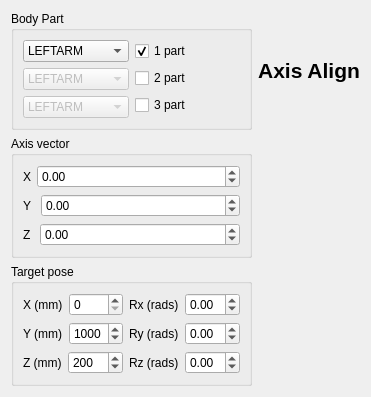
       <widget class="QWidget" name="Pagina_AxisAlign">
        <attribute name="title">
         <string>Axis Align</string>
        </attribute>
        <layout class="QGridLayout" name="gridLayout_5">
         <item row="0" column="0">
          <widget class="QGroupBox" name="groupBox_4">
           <property name="title">
            <string>Body Part</string>
           </property>
           <layout class="QVBoxLayout" name="verticalLayout_7">
            <item>
             <layout class="QHBoxLayout" name="AxisAlign_Layout3">
              <item>
               <layout class="QVBoxLayout" name="AxisAlign_Layout5">
                <item>
                 <widget class="QComboBox" name="partBox1_AxisAlign">
                  <item>
                   <property name="text">
                    <string>LEFTARM</string>
                   </property>
                  </item>
                  <item>
                   <property name="text">
                    <string>RIGHTARM</string>
                   </property>
                  </item>
                  <item>
                   <property name="text">
                    <string>HEAD</string>
                   </property>
                  </item>
                 </widget>
                </item>
                <item>
                 <widget class="QComboBox" name="partBox2_AxisAlign">
                  <property name="enabled">
                   <bool>false</bool>
                  </property>
                  <item>
                   <property name="text">
                    <string>LEFTARM</string>
                   </property>
                  </item>
                  <item>
                   <property name="text">
                    <string>RIGHTARM</string>
                   </property>
                  </item>
                  <item>
                   <property name="text">
                    <string>HEAD</string>
                   </property>
                  </item>
                 </widget>
                </item>
                <item>
                 <widget class="QComboBox" name="partBox3_AxisAlign">
                  <property name="enabled">
                   <bool>false</bool>
                  </property>
                  <item>
                   <property name="text">
                    <string>LEFTARM</string>
                   </property>
                  </item>
                  <item>
                   <property name="text">
                    <string>RIGHTARM</string>
                   </property>
                  </item>
                  <item>
                   <property name="text">
                    <string>HEAD</string>
                   </property>
                  </item>
                 </widget>
                </item>
               </layout>
              </item>
              <item>
               <layout class="QVBoxLayout" name="AxisAlign_Layout4">
                <item>
                 <widget class="QCheckBox" name="Part1_AxisAlign">
                  <property name="text">
                   <string>1 part</string>
                  </property>
                  <property name="checked">
                   <bool>true</bool>
                  </property>
                 </widget>
                </item>
                <item>
                 <widget class="QCheckBox" name="Part2_AxisAlign">
                  <property name="text">
                   <string>2 part</string>
                  </property>
                  <property name="checked">
                   <bool>false</bool>
                  </property>
                 </widget>
                </item>
                <item>
                 <widget class="QCheckBox" name="Part3_AxisAlign">
                  <property name="text">
                   <string>3 part</string>
                  </property>
                  <property name="checked">
                   <bool>false</bool>
                  </property>
                 </widget>
                </item>
               </layout>
              </item>
             </layout>
            </item>
           </layout>
          </widget>
         </item>
         <item row="0" column="1">
          <widget class="QLabel" name="label25">
           <property name="font">
            <font>
             <pointsize>16</pointsize>
             <weight>75</weight>
             <bold>true</bold>
             <underline>false</underline>
            </font>
           </property>
           <property name="text">
            <string>Axis Align</string>
           </property>
           <property name="alignment">
            <set>Qt::AlignCenter</set>
           </property>
          </widget>
         </item>
         <item row="1" column="0">
          <widget class="QGroupBox" name="groupBox_3">
           <property name="title">
            <string>Axis vector</string>
           </property>
           <layout class="QVBoxLayout" name="verticalLayout_6">
            <item>
             <layout class="QVBoxLayout" name="verticalLayout_5">
              <item>
               <layout class="QFormLayout" name="AxisAlign_Layout11">
                <property name="fieldGrowthPolicy">
                 <enum>QFormLayout::AllNonFixedFieldsGrow</enum>
                </property>
                <item row="0" column="0">
                 <widget class="QLabel" name="label22">
                  <property name="text">
                   <string>X</string>
                  </property>
                 </widget>
                </item>
                <item row="0" column="1">
                 <widget class="QDoubleSpinBox" name="TipAxis_X">
                  <property name="minimum">
                   <double>-1.000000000000000</double>
                  </property>
                  <property name="maximum">
                   <double>1.000000000000000</double>
                  </property>
                 </widget>
                </item>
               </layout>
              </item>
              <item>
               <layout class="QFormLayout" name="AxisAlign_Layout10">
                <item row="0" column="0">
                 <widget class="QLabel" name="label23">
                  <property name="text">
                   <string>Y </string>
                  </property>
                 </widget>
                </item>
                <item row="0" column="1">
                 <widget class="QDoubleSpinBox" name="TipAxis_Y">
                  <property name="minimum">
                   <double>-1.000000000000000</double>
                  </property>
                  <property name="maximum">
                   <double>1.000000000000000</double>
                  </property>
                 </widget>
                </item>
               </layout>
              </item>
              <item>
               <layout class="QFormLayout" name="AxisAlign_Layout9">
                <item row="0" column="0">
                 <widget class="QLabel" name="label21">
                  <property name="text">
                   <string>Z </string>
                  </property>
                 </widget>
                </item>
                <item row="0" column="1">
                 <widget class="QDoubleSpinBox" name="TipAxis_Z">
                  <property name="minimum">
                   <double>-1.000000000000000</double>
                  </property>
                  <property name="maximum">
                   <double>1.000000000000000</double>
                  </property>
                 </widget>
                </item>
               </layout>
              </item>
             </layout>
            </item>
           </layout>
          </widget>
         </item>
         <item row="2" column="0">
          <widget class="QGroupBox" name="groupBox_2">
           <property name="title">
            <string>Target pose</string>
           </property>
           <layout class="QVBoxLayout" name="verticalLayout_4">
            <item>
             <layout class="QHBoxLayout" name="horizontalLayout">
              <item>
               <layout class="QVBoxLayout" name="verticalLayout_2">
                <item>
                 <layout class="QFormLayout" name="formLayout_2">
                  <item row="0" column="0">
                   <widget class="QLabel" name="label_2">
                    <property name="text">
                     <string>X (mm)</string>
                    </property>
                   </widget>
                  </item>
                  <item row="0" column="1">
                   <widget class="QSpinBox" name="axisAlignXSB">
                    <property name="maximum">
                     <number>3000</number>
                    </property>
                   </widget>
                  </item>
                 </layout>
                </item>
                <item>
                 <layout class="QFormLayout" name="formLayout_3">
                  <property name="fieldGrowthPolicy">
                   <enum>QFormLayout::AllNonFixedFieldsGrow</enum>
                  </property>
                  <item row="0" column="1">
                   <widget class="QSpinBox" name="axisAlignYSB">
                    <property name="maximum">
                     <number>3000</number>
                    </property>
                    <property name="value">
                     <number>1000</number>
                    </property>
                   </widget>
                  </item>
                  <item row="0" column="0">
                   <widget class="QLabel" name="label_3">
                    <property name="text">
                     <string>Y (mm)</string>
                    </property>
                   </widget>
                  </item>
                 </layout>
                </item>
                <item>
                 <layout class="QFormLayout" name="formLayout_4">
                  <property name="fieldGrowthPolicy">
                   <enum>QFormLayout::AllNonFixedFieldsGrow</enum>
                  </property>
                  <item row="0" column="1">
                   <widget class="QSpinBox" name="axisAlignZSB">
                    <property name="maximum">
                     <number>3000</number>
                    </property>
                    <property name="value">
                     <number>200</number>
                    </property>
                   </widget>
                  </item>
                  <item row="0" column="0">
                   <widget class="QLabel" name="label_4">
                    <property name="text">
                     <string>Z (mm)</string>
                    </property>
                   </widget>
                  </item>
                 </layout>
                </item>
               </layout>
              </item>
              <item>
               <layout class="QVBoxLayout" name="verticalLayout_3">
                <item>
                 <layout class="QFormLayout" name="formLayout_5">
                  <item row="0" column="0">
                   <widget class="QLabel" name="label_5">
                    <property name="text">
                     <string>Rx (rads)</string>
                    </property>
                   </widget>
                  </item>
                  <item row="0" column="1">
                   <widget class="QDoubleSpinBox" name="axisAlignRXSB">
                    <property name="minimum">
                     <double>-4.000000000000000</double>
                    </property>
                    <property name="maximum">
                     <double>4.000000000000000</double>
                    </property>
                    <property name="singleStep">
                     <double>0.100000000000000</double>
                    </property>
                   </widget>
                  </item>
                 </layout>
                </item>
                <item>
                 <layout class="QFormLayout" name="formLayout_6">
                  <item row="0" column="0">
                   <widget class="QLabel" name="label_6">
                    <property name="text">
                     <string>Ry (rads)</string>
                    </property>
                   </widget>
                  </item>
                  <item row="0" column="1">
                   <widget class="QDoubleSpinBox" name="axisAlignRYSB">
                    <property name="minimum">
                     <double>-4.000000000000000</double>
                    </property>
                    <property name="maximum">
                     <double>4.000000000000000</double>
                    </property>
                    <property name="singleStep">
                     <double>0.100000000000000</double>
                    </property>
                   </widget>
                  </item>
                 </layout>
                </item>
                <item>
                 <layout class="QFormLayout" name="formLayout_7">
                  <item row="0" column="0">
                   <widget class="QLabel" name="label_7">
                    <property name="text">
                     <string>Rz (rads)</string>
                    </property>
                   </widget>
                  </item>
                  <item row="0" column="1">
                   <widget class="QDoubleSpinBox" name="axisAlignRZSB">
                    <property name="minimum">
                     <double>-4.000000000000000</double>
                    </property>
                    <property name="maximum">
                     <double>4.000000000000000</double>
                    </property>
                    <property name="singleStep">
                     <double>0.100000000000000</double>
                    </property>
                   </widget>
                  </item>
                 </layout>
                </item>
               </layout>
              </item>
             </layout>
            </item>
           </layout>
          </widget>
         </item>
        </layout>
       </widget>
